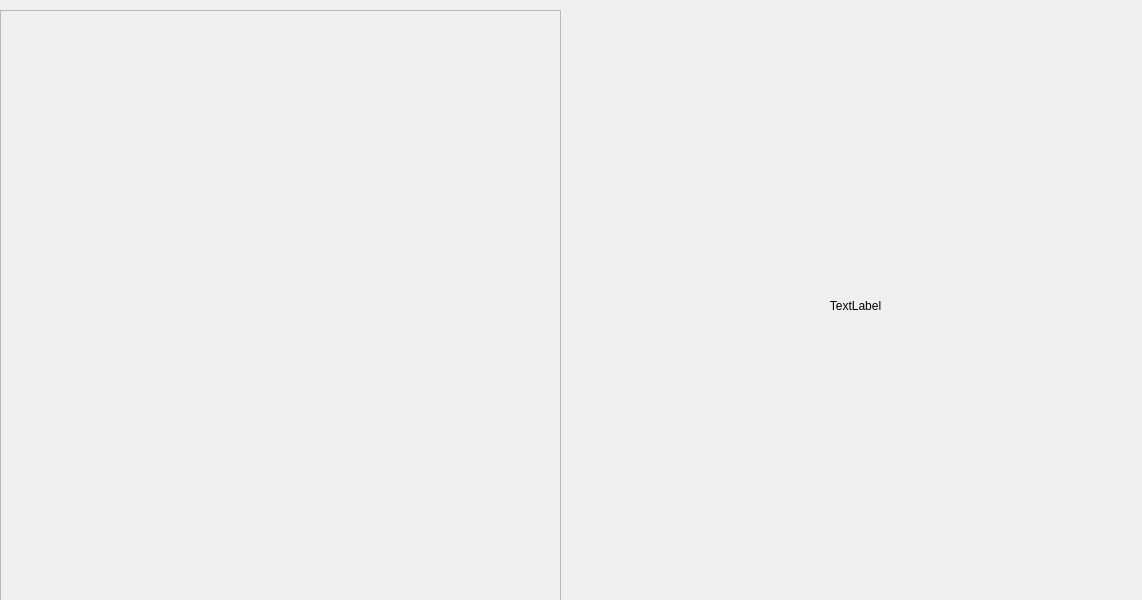
<?xml version="1.0" encoding="UTF-8"?>
<ui version="4.0">
 <class>guiDlg</class>
 <widget class="QWidget" name="guiDlg">
  <property name="geometry">
   <rect>
    <x>0</x>
    <y>0</y>
    <width>1142</width>
    <height>600</height>
   </rect>
  </property>
  <property name="windowTitle">
   <string>chocachoca</string>
  </property>
  <widget class="QFrame" name="frame">
   <property name="geometry">
    <rect>
     <x>0</x>
     <y>10</y>
     <width>561</width>
     <height>591</height>
    </rect>
   </property>
   <property name="frameShape">
    <enum>QFrame::StyledPanel</enum>
   </property>
   <property name="frameShadow">
    <enum>QFrame::Raised</enum>
   </property>
   <property name="midLineWidth">
    <number>15</number>
   </property>
  </widget>
  <widget class="QLabel" name="label">
   <property name="geometry">
    <rect>
     <x>570</x>
     <y>10</y>
     <width>571</width>
     <height>591</height>
    </rect>
   </property>
   <property name="midLineWidth">
    <number>2</number>
   </property>
   <property name="text">
    <string>TextLabel</string>
   </property>
   <property name="alignment">
    <set>Qt::AlignCenter</set>
   </property>
  </widget>
 </widget>
 <resources/>
 <connections/>
</ui>
